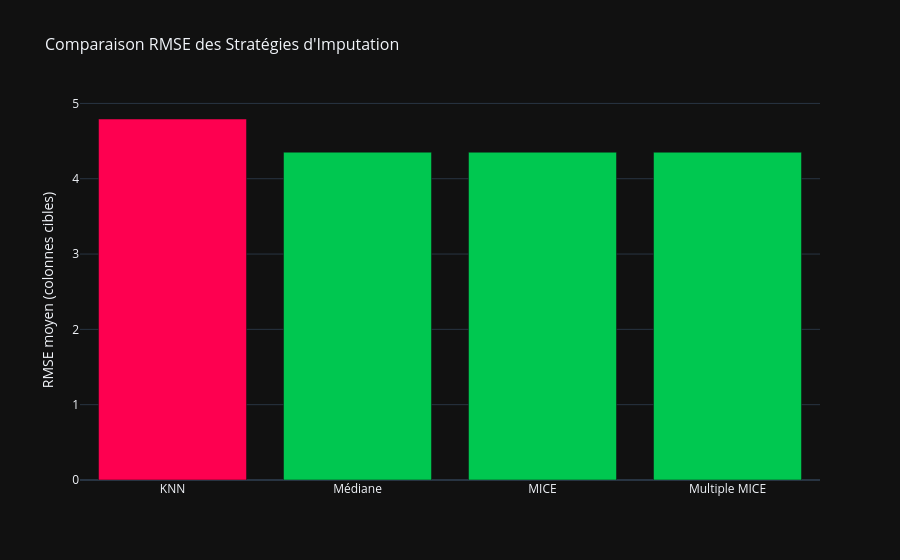

The notebook cell saved with this chart:
### Markdown cell above
## Benchmark d’imputation (RMSE)

`ImputationBenchmark` sur colonnes numériques ; barres colorées du pire au meilleur (score composite RMSE moyen).

### Code cell
df_imp = generate_taxi_df(25_000).copy()
bm = ImputationBenchmark(
    columns=["passenger_count", "trip_distance"],
    missing_pct=0.05,
    n_neighbors=5,
    n_mice_iter=3,
)
import io, contextlib

buf = io.StringIO()
with contextlib.redirect_stdout(buf):
    bm.run(df_imp)

summ = bm.summary()
scores = []
for _, row in summ.iterrows():
    rmses = [row[c] for c in summ.columns if c.startswith("rmse_") and pd.notna(row[c])]
    scores.append({"strategie": row["strategie"], "rmse_mean": float(np.mean(rmses)) if rmses else np.nan})

score_df = pd.DataFrame(scores).sort_values("rmse_mean", ascending=False)
worst, best = score_df["rmse_mean"].max(), score_df["rmse_mean"].min()
colors = [
    f"rgb({int(255 * (v - best) / (worst - best + 1e-9))}, {int(200 * (1 - (v - best) / (worst - best + 1e-9)))}, 80)"
    for v in score_df["rmse_mean"]
]

fig = go.Figure(go.Bar(x=score_df["strategie"], y=score_df["rmse_mean"], marker_color=colors))
fig.update_layout(title="Comparaison RMSE des Stratégies d'Imputation", yaxis_title="RMSE moyen (colonnes cibles)")
style_plotly(fig)
fig.show()

### Figure 1 — Plotly figure (JSON) as saved in the notebook; plotly's stock layout.template omitted (floating-point values rounded to 4 significant figures)
{"data": [{"marker": {"color": ["rgb(254, 0, 80)", "rgb(0, 199, 80)", "rgb(0, 200, 80)", "rgb(0, 200, 80)"]}, "type": "bar", "x": ["KNN", "Médiane", "MICE", "Multiple MICE"], "y": [4.793, 4.352, 4.352, 4.352]}], "layout": {"title": {"font": {"size": 16}, "text": "Comparaison RMSE des Stratégies d'Imputation"}, "yaxis": {"title": {"text": "RMSE moyen (colonnes cibles)"}}}}
